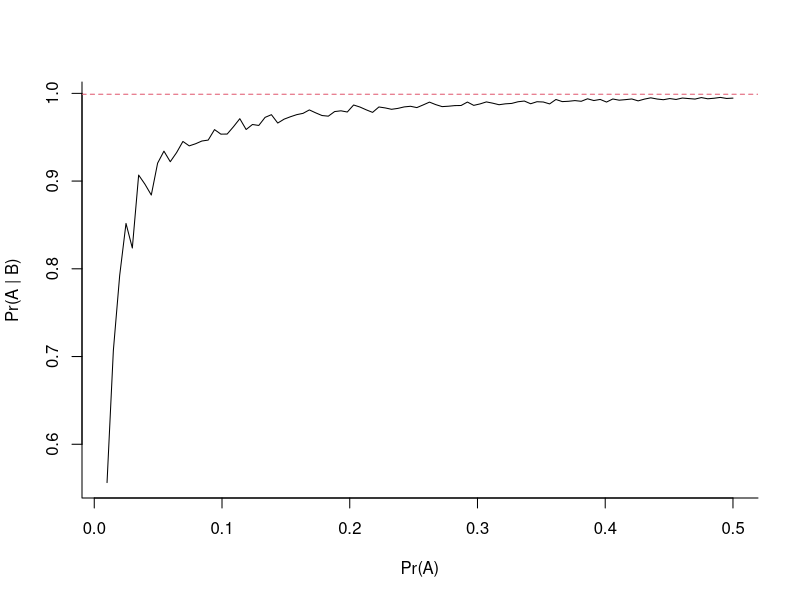

This figure's R source:
disease_test <- function(prior = 0.02, target_population_size = 10000){
  # If 0, the person does not have the disease.
  # If 1, they do have the disease.
  has_disease <- c(0,1)
  
  # In this example, the prior is the observation
  # that 2% of the population has the disease.
  # If 2% has the disease, 98% does not have the
  # disease.
  prior_complement = 1 - prior
  
  # Generate the experiment population.
  # 1. This creates a numeric vector of size target_population_size
  # 2. The elements will have a value of either 0 or 1
  # 3. The vector elements will APPROXIMATE the 2% occurrence. This will vary, as I saw anywhere from 1.6% to 2.1%
  B <- sample(
    has_disease, # A vector of values to sample from. If replace means that we can get a value from the vector, then put it back for future experiments.
    target_population_size, # How large of a simulated population  we want to create
    prob = c(prior_complement, prior), # See walker_ProbSampleReplace in https://github.com/wch/r-source/blob/trunk/src/main/random.c#L346
    replace = TRUE # Setting replace to TRUE ensures we can sample the elements of has_disease multiple times.
  )
  
  # The true positive rate.
  true_positive <- 0.999
  
  # The true negative rate.
  true_negative <- 1 - 0.005
  
  # Vector of size target_population_size with random values 0 ≤ n ≤ 1
  u <- runif(target_population_size)
  
  # Create a vector where each element is calculated by the following:
  # 1. If the value in B is 1
  #    - If the corresponding value in u is less than true_positive, the value is true
  #      that means the person has the disease and the test confirmed it.
  #    - If the corresponding value in u is greater than true_positive,
  #      then the value is false which means a false negative.
  # 2. If the value in B is 0
  #    - If the corresponding value in u is greater than the false negative rate (1 - true_negative),
  #      then the patient is negative and had a true negative.
  #    - If the corresponding value in u is less than the false negative rate,
  #      then the person had a false positive.
  A <- ifelse(B == 1, u < true_positive, u < 1 - true_negative)
  
  # 1. Compares the value of A with the corresponding value in B (they should match!)
  # 2. Sums the values of the resultant vector from step 1 (true = 1, false = 0),
  #    which gives us the total number of positives in the population that tested positive. 
  test_result_given_presence <- sum( A & B )
  
  # Tells us how many people in the population actually have the disease.
  presence <- sum(A)
  
  # Pr( B | A ) or the probability we identify the disease via testing
  # given that we already know whether someone has the disease.
  probability_positive_given_presence = test_result_given_presence / presence
  
  return(probability_positive_given_presence)
}

# Create a vector that goes from 1% to 50% by approximately 0.5%
pgrid <- seq(from = 0.01, to = 0.50, length = 100)

# A vector that will be filled with results of disease_test() (i.e. Pr(B|A)) for values in pgrid.
positives_by_disease_presence <- rep(0,100)

# Loop over integers 1 to 100 and test the corresponding value from pgrid
for (i in 1:100) {
  positives_by_disease_presence[i] <- disease_test( pgrid[i] )
}

# Plot the results of our test.
plot(pgrid, positives_by_disease_presence, type="l", bty="l", xlab="Pr(A)", ylab="Pr(A | B)")

# Add the line to the plot
abline(h = 0.999, lty = 2, col = 2)

